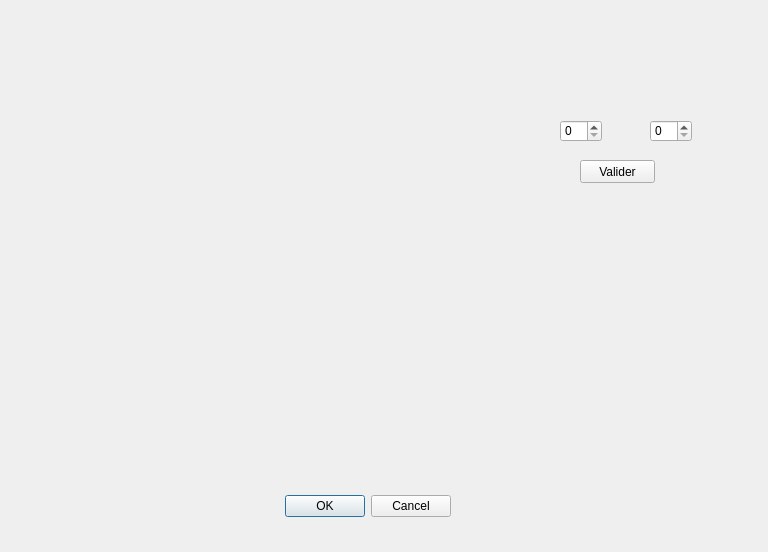
<?xml version="1.0" encoding="UTF-8"?>
<ui version="4.0">
 <class>CreaConfig</class>
 <widget class="QDialog" name="CreaConfig">
  <property name="geometry">
   <rect>
    <x>0</x>
    <y>0</y>
    <width>768</width>
    <height>552</height>
   </rect>
  </property>
  <property name="windowTitle">
   <string>Dialog</string>
  </property>
  <widget class="QDialogButtonBox" name="buttonBox">
   <property name="geometry">
    <rect>
     <x>110</x>
     <y>490</y>
     <width>341</width>
     <height>32</height>
    </rect>
   </property>
   <property name="orientation">
    <enum>Qt::Horizontal</enum>
   </property>
   <property name="standardButtons">
    <set>QDialogButtonBox::Cancel|QDialogButtonBox::Ok</set>
   </property>
  </widget>
  <widget class="QPushButton" name="btnTaille">
   <property name="geometry">
    <rect>
     <x>580</x>
     <y>160</y>
     <width>75</width>
     <height>23</height>
    </rect>
   </property>
   <property name="text">
    <string>Valider</string>
   </property>
  </widget>
  <widget class="QSpinBox" name="spinLigne">
   <property name="geometry">
    <rect>
     <x>560</x>
     <y>120</y>
     <width>42</width>
     <height>22</height>
    </rect>
   </property>
  </widget>
  <widget class="QSpinBox" name="spinColonne">
   <property name="geometry">
    <rect>
     <x>650</x>
     <y>120</y>
     <width>42</width>
     <height>22</height>
    </rect>
   </property>
  </widget>
  <widget class="QWidget" name="LayoutGrille" native="true">
   <property name="geometry">
    <rect>
     <x>40</x>
     <y>60</y>
     <width>461</width>
     <height>391</height>
    </rect>
   </property>
   <property name="maximumSize">
    <size>
     <width>461</width>
     <height>391</height>
    </size>
   </property>
  </widget>
 </widget>
 <resources/>
 <connections>
  <connection>
   <sender>buttonBox</sender>
   <signal>accepted()</signal>
   <receiver>CreaConfig</receiver>
   <slot>accept()</slot>
   <hints>
    <hint type="sourcelabel">
     <x>248</x>
     <y>254</y>
    </hint>
    <hint type="destinationlabel">
     <x>157</x>
     <y>274</y>
    </hint>
   </hints>
  </connection>
  <connection>
   <sender>buttonBox</sender>
   <signal>rejected()</signal>
   <receiver>CreaConfig</receiver>
   <slot>reject()</slot>
   <hints>
    <hint type="sourcelabel">
     <x>316</x>
     <y>260</y>
    </hint>
    <hint type="destinationlabel">
     <x>286</x>
     <y>274</y>
    </hint>
   </hints>
  </connection>
 </connections>
 <slots>
  <slot>on_btnTaille_clicked()</slot>
 </slots>
</ui>
